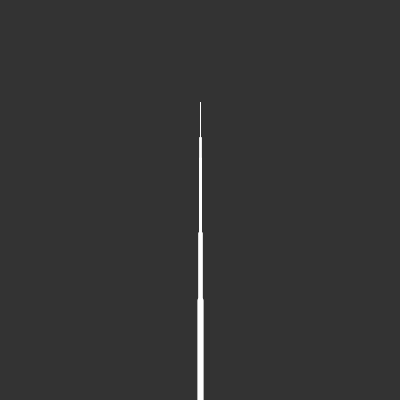
Frame 1 (no input)
Frame 60 (the mouse pressed at the canvas centre just before this capture): identical to frame 1, image omitted
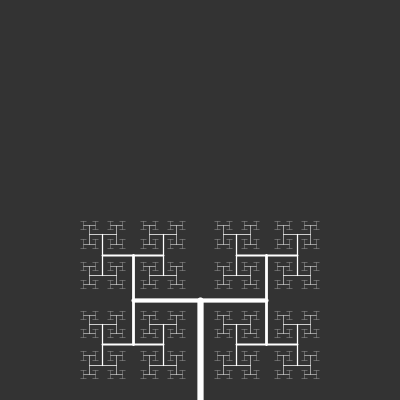
Frame 120 (the mouse held since frame 60 and released just before this capture)

The Processing sketch that drew these frames (run headless with seeded random() and noise(); from frame 60 on, the mouse is pressed at the canvas centre):

// Processing sketch: fractal
// ── fractal.pde
float angle;

void setup() {
  size(400, 400);
  angle = PI / 4;
}

void draw() {
  angle = map(mouseY, 0, height, 0, PI);
  background(51);
  stroke(255);
  translate(200, height);
  branch(100);
}

void branch(float len) {
  strokeWeight(len / 16);
  line(0, 0, 0, -len);
  translate(0,-len);
  if (len > 4){
    push();
    rotate(angle);
    branch(len*0.67);
    pop();
    push();
    rotate(-angle);
    branch(len*0.67);
    pop();
  }
  
}
